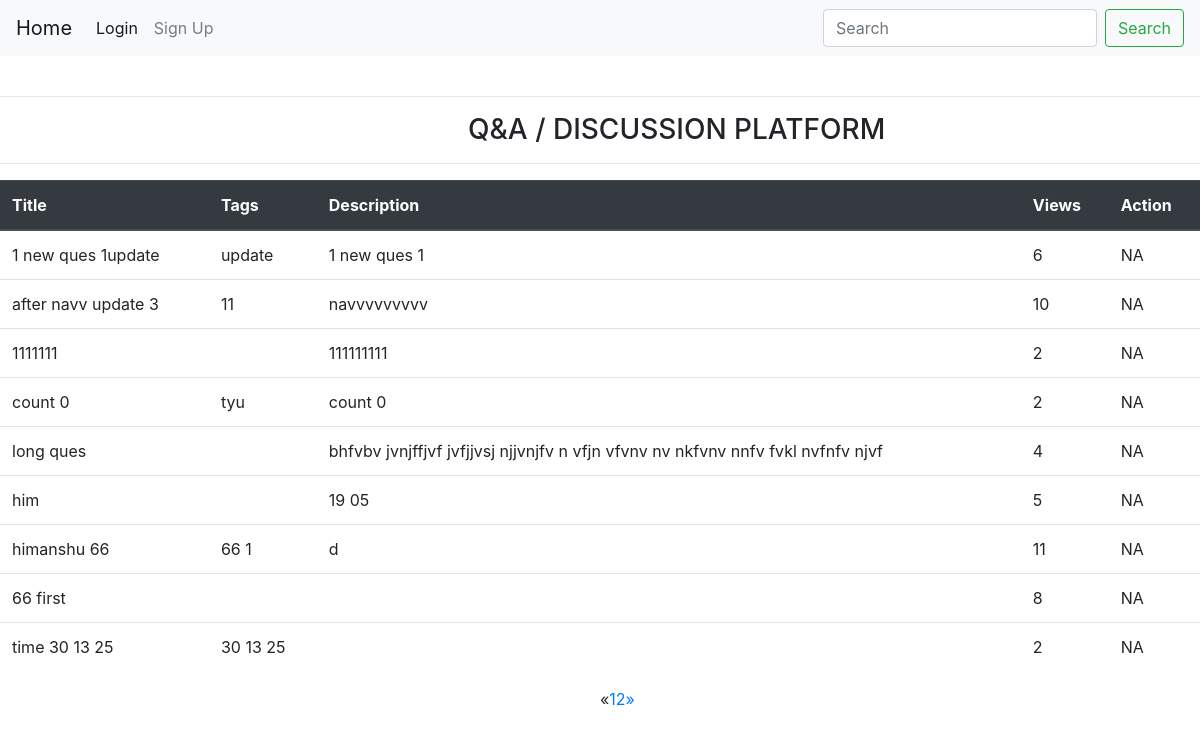
The page /homes on the database its author committed.
### myapi/models.py (models this page shows, shortened)
class Questions(models.Model):
    description= models.CharField(max_length=60)
    tags=models.CharField(max_length=60)
    title=models.CharField(max_length=30)
    creation_time=models.DateTimeField()
    user_id=models.IntegerField()
    count_view=models.IntegerField()

### myapi/views.py (the view)
# urls.py: 2. Add a URL to urlpatterns:  path('', views.home, name='home')
def home(request):
    data=Questions.objects.all().order_by("-creation_time")
    page=request.GET.get('page',1)
    paginator=Paginator(data,9)
    try:
        data=paginator.page(page)
    except PageNotAnInteger:
        data=paginator.page(1)
    except EmptyPage:
        data=Paginator.page(paginator.num_pages)
    ques={
        "questions_datas": data
    }
    return render(request,'home.html',ques)

### myapi/templates/home.html (shortened to what this page needs)
<!DOCTYPE html>
<html lang="en">
<head>
    <link rel="stylesheet" href="https://stackpath.bootstrapcdn.com/bootstrap/4.5.0/css/bootstrap.min.css">
</head>
<body>
<nav  class="navbar navbar-expand-lg navbar-light bg-light">
  <a class="navbar-brand" href={% url 'home' %}>Home</a>
  <div class="collapse navbar-collapse" id="navbarTogglerDemo03">
    <ul class="navbar-nav mr-auto mt-2 mt-lg-0">
      <li class="nav-item active">
          {% if user.is_authenticated %}
    <a class="nav-link" >{{ user.username }}</a>
    {% else %}
    <a class="nav-link" href={% url 'login' %}>Login</a>
{% endif %}
      </li>
      <li class="nav-item">
       {% if user.is_authenticated %}
    <a class="nav-link" href={% url 'logout' %}>Logout</a>
    {% else %}
    <a class="nav-link" href={% url 'signup' %}>Sign Up</a>
{% endif %}
      </li>
    </ul>
    <form action="search"  method="post" class="form-inline my-2 my-lg-0">
      <input class="form-control mr-sm-2" type="text" name="searchbox" placeholder="Search" aria-label="Search">
      <button class="btn btn-outline-success my-2 my-sm-0" type="submit">Search</button>
    </form>
  </div>
</nav>
<br>
<hr>
    <h3 style="padding-left: 39%"> Q&A / DISCUSSION PLATFORM </h3>
<hr>
<table class="table">
<thead class="thead-dark">
    <th>Title</th>
    <th>Tags</th>
    <th>Description</th>
    <th>Views</th>
    <th>Action</th>
</thead>
{% for ques in questions_datas %}
    <tr style="cursor: pointer" onclick="location.href='{% url 'viewcount' qid=ques.id %}'">
    <td> {{ ques.title }}</td>
    <td> {{ ques.tags }}</td>
    <td>{{ ques.description }}</td>
    <td> {{ ques.count_view }}</td>
    <td>
    {% if user.id == ques.user_id %}
        <a href={% url 'delques' qid=ques.id %}> Delete</a>
        <a href={% url 'editques' qid=ques.id %}> Edit</a>
        {% else %}
            NA
    {% endif %}
    </td>
    </tr>
{% endfor %}
</table>
{% if questions_datas.has_other_pages %}
  <ul style="padding-left: 50% " class="pagination">
    {% if questions_datas.has_previous %}
      <li><a href="?page={{ questions_datas.previous_page_number }}">&laquo;</a></li>
    {% else %}
      <li class="disabled"><span>&laquo;</span></li>
    {% endif %}
    {% for i in questions_datas.paginator.page_range %}
      {% if users.number == i %}
        <li class="active "><span>{{ i }} <span class="sr-only">(current)</span></span></li>
      {% else %}
        <li ><a href="?page={{ i }}">{{ i }}</a></li>
      {% endif %}
    {% endfor %}
    {% if questions_datas.has_next %}
      <li><a href="?page={{ users.next_page_number }}">&raquo;</a></li>
    {% else %}
      <li class="disabled "><span>&raquo;</span></li>
    {% endif %}
  </ul>
{% endif %}
</body>
</html>

### rows shown on the page
Questions: title "1 new ques 1update", tags "update", description "1 new ques 1", count_view "6", shows "NA"
Questions: title "after navv update 3", tags "11", description "navvvvvvvvv", count_view "10", shows "NA"
Questions: title "1111111", description "111111111", count_view "2", shows "NA"
Questions: title "count 0", tags "tyu", description "count 0", count_view "2", shows "NA"
Questions: title "long ques", description "bhfvbv jvnjffjvf jvfjjvsj njjvnjfv n vfjn vfvnv nv nkfvnv nnfv fvkl nvfnfv njvf", count_view "4", shows "NA"
Questions: title "him", description "19 05", count_view "5", shows "NA"
Questions: title "himanshu 66", tags "66 1", description "d", count_view "11", shows "NA"
Questions: title "66 first", count_view "8", shows "NA"
Questions: title "time 30 13 25", tags "30 13 25", count_view "2", shows "NA"

### other values the page prints
{{ i }} "1" "2"
